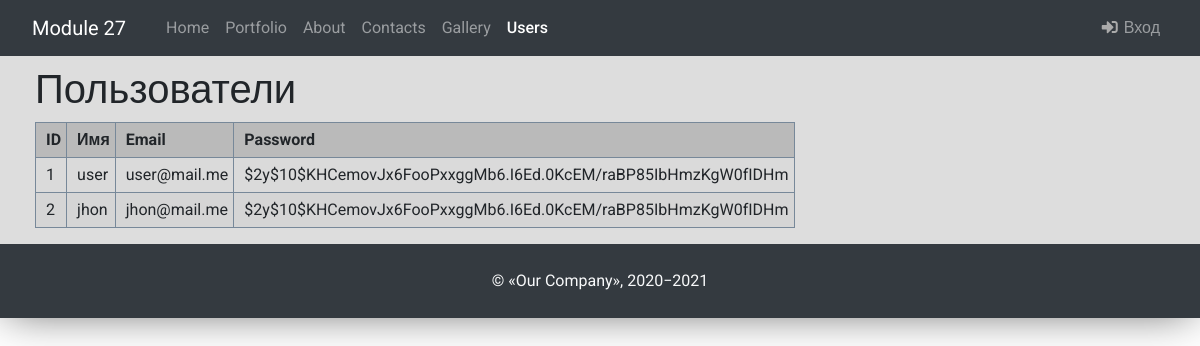
/user, run on the app's committed database.
### tables this page shows
CREATE TABLE `user` (
  `id` int unsigned NOT NULL AUTO_INCREMENT,
  `name` varchar(255) NOT NULL,
  `email` varchar(255) NOT NULL,
  `password` varchar(255) NOT NULL,
  `hash` varchar(255) NOT NULL DEFAULT '',
  PRIMARY KEY (`id`),
  UNIQUE KEY `email` (`email`)
);

### app/core/view.php (called while the page is built, shortened)
<?php
class View {
    public function generate($content_view, $template_view, $data = null) {
        $authentication = new Authentication(new DatabaseTable(get_connection(), 'user', 'id'), 'email', 'password');
        $isLoggedIn = !!$authentication->isLoggedIn() ? $authentication->isLoggedIn() : false;
        include __DIR__ . '/../views/templates/' . $content_view;
        $output = ob_get_clean();
        include __DIR__ . '/../views/templates/' . $template_view;
    }
}

### app/controllers/controller_user.php (called while the page is built)
<?php
class Controller_User extends Controller {
    function action_index() {
        $this->view->generate('/../user_view.php', 'template_view.php', $this->model->getUsersList());
    }
}

### app/bootstrap.php (called while the page is built, shortened)
<?php
include __DIR__ . '/../config/db_connection.php';
Route::run();

### public/index.php (called while the page is built, shortened)
<?php
require_once __DIR__ . '/../app/bootstrap.php';

### app/controllers/db/databaseTable.php (called while the page is built, shortened)
<?php
class DatabaseTable
{
    private $pdo;
    private $table;
    public function __construct(PDO $pdo, string $table, string $primaryKey) {
        $this->pdo = $pdo;
        $this->table = $table;
    }
    private function query($query, $parameters = [])
    {
        $stmt = $this->pdo->prepare($query);
        $stmt->execute($parameters);
        return $stmt;
    }
    public function findAll()
    {
        $result = $this->query('SELECT * FROM `' . $this->table . '`');
        return $result->fetchAll(PDO::FETCH_ASSOC);
    }
}

### app/models/model_user.php (called while the page is built, shortened)
<?php
class Model_User extends Model {
    protected $usersTable;
    public function __construct()
    {
        $this->pdo = get_connection();
        $this->usersTable = new DatabaseTable($this->pdo, 'user', 'id');
    }
    public function getUsersList()
    {
        return  $this->usersTable->findAll();
    }
}

### config/db_config.php (called while the page is built)
<?php
return [
    'driver' => 'mysql',
    'host' => '192.168.10.10',
    'port' => '3306',
    'database' => 'sfornio_db',
    'username' => 'homestead',
    'password' => 'secret',
    'prefix' => 'odb_',
    'charset' => 'utf8',
    'collation' => 'utf8_unicode_ci',
    'engine' => 'INNODB',
];

### config/db_connection.php (called while the page is built)
<?php
function get_connection() {
    extract(include 'db_config.php');
    return new PDO(
        "mysql:host=$host;
        dbname=$database;
        charset=$charset",
        $username,
        $password
    );
}

### app/controllers/auth/authentication.php (called while the page is built, shortened)
<?php
class Authentication {
    public function isLoggedIn() {
        if (empty($_SESSION['username'])) {
            return false;
        }
    }
}

### app/views/user_view.php (the view)
<?php $title = 'Пользователи'?>
<div class="users">
<h1><?=$title?></h1>
<p>
<table>
<thead>
    <tr>
        <th>ID</th>
        <th>Имя</th>
        <th>Email</th>
        <th>Password</th>
    </tr>
</thead>
    <tbody>
        <?php foreach($data as $row): ?>
            <tr><td><?=$row['id']?></td><td><?=$row['name']?></td><td><?=$row['email']?></td><td><?=$row['password']?></td></tr>
        <?php endforeach ?>
    </tbody>
</table>
</p>
</div>

### app/core/route.php (shortened to what this page needs)
<?php
 class Route {
    static function run() {
        $route = trim($_SERVER['REQUEST_URI'], '/');
        $method = $_SERVER['REQUEST_METHOD'];
        $routes = getRoutes();
        if (isset($routes[$route][$method]['controller']) && isset($routes[$route]['model'])) {
            $action_name = $routes[$route][$method]['action'];
            $model_name = $routes[$route]['model'];
        } else {
            Route::ErrorPage404();
        }
        $controller = new $controller_name($model_name);
        $action = $action_name;
        if (method_exists($controller, $action)) {
            $controller->$action();
        } else {
            Route::ErrorPage404();
        }
    }
}

### app/views/templates/template_view.php (shortened to what this page needs)
<!DOCTYPE html>
<html lang="ru">
<head>
    <link
        rel="stylesheet"
        href="https://stackpath.bootstrapcdn.com/bootstrap/4.5.2/css/bootstrap.min.css"
    >
    <link href="https://use.fontawesome.com/releases/v5.2.0/css/all.css" rel="stylesheet" />
    <link rel="stylesheet" href="/css/style.css">
</head>
<body>
    <div class="container">
        <?php include 'nav_view.php'; ?>
        <main>
            <div>
                <?= $output ?>
            </div>
        </main>
        <footer class="bg-dark text-light">
            &copy; «Our Company», 2020&#8722;<?=date("Y")?>
        </footer>
    </div>
</body>
</html>

### app/views/templates/nav_view.php (shortened to what this page needs)
<nav class="navbar navbar-expand-sm navbar-dark bg-dark">
    <a class="navbar-brand ml-3" href="#">Module 27</a>
    <div class="collapse navbar-collapse ml-3" id="collapsibleNavId">
        <ul class="navbar-nav mr-auto mt-2 mt-lg-0">
            <li class="nav-item">
                <a class="nav-link" href="/">Home <span class="sr-only">(current)</span></a>
            </li>
            <li  class="nav-item">
                <a class="nav-link" href="/portfolio">Portfolio</a>
            </li>
            <li  class="nav-item">
                <a class="nav-link" href="/about">About</a>
            </li>
            <li  class="nav-item">
                <a class="nav-link" href="/contacts">Contacts</a>
            </li>
            <li  class="nav-item">
                <a class="nav-link" href="/gallery">Gallery</a>
            </li>
            <li  class="nav-item">
                <a class="nav-link" href="/user">Users</a>
            </li>
        </ul>
        <ul class="navbar-nav ml-auto mr-3">
            <?php if (!$isLoggedIn): ?>
                <li class="nav-item">
                    <a class="nav-link" href="/login">
                        <i class="nav-icon fas fa-fw fa-sign-in-alt" style="color: #aaa"></i>
                        Вход
                    </a>
                </li>
            <?php endif ?>
        </ul>
    </div>
</nav>

### public/css/style.css (style rules this page uses)
* { padding: 0; margin: 0; }
html { --var: 1280px; }
body { font-family: 'Roboto', sans-serif; font-size: 1rem; }
.container { max-width: var(--var); padding: 0; box-shadow: -1px 1px 42px -7px rgba(0,0,0,0.63); -webkit-box-shadow: -1px 1px 42px -7px rgba(0,0,0,0.63); -moz-box-shadow: -1px 1px 42px -7px rgba(0,0,0,0.63); }
.active { font-weight: 500; }
main { padding: 10px 35px 10px 35px; background-color:#dddddd; }
footer { padding: 25px; text-align: center; }
p { margin-bottom: 6px; }
table, th, td { border: 1px solid lightslategray; border-collapse: collapse; }
th, td { padding: 5px; padding-left: 10px; }
thead tr { background-color: rgba(47, 49, 49, 0.2); }
tbody tr:nth-child(odd) { background-color:rgba(209, 209, 209, 0.3); }
tbody tr:nth-child(even) { background-color: rgba(209, 209, 209, 0.6); }

### data on the page
user: id "1", name "user", email "user@mail.me", password "$2y$10$KHCemovJx6FooPxxggMb6.I6Ed.0KcEM/raBP85IbHmzKgW0fIDHm"
user: id "2", name "jhon", email "jhon@mail.me", password "$2y$10$KHCemovJx6FooPxxggMb6.I6Ed.0KcEM/raBP85IbHmzKgW0fIDHm"

### other printed values
$title "Пользователи"
